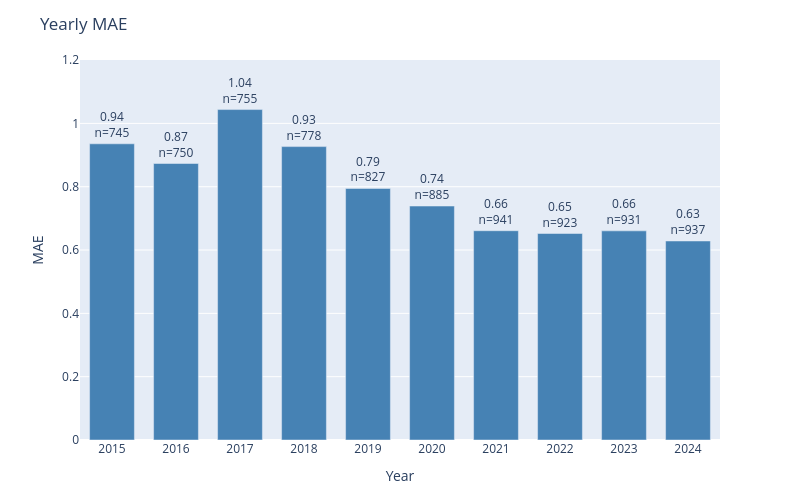

Source (notebook cell):
### Code cell
plot_error_by_group(
    df=results_test,
    y_true_col='actual',
    y_pred_col='prediction',
    date_col='dt_temp',
    group_by='year',
    metric='mae',
    title='Yearly MAE'
)

### Figure 1 — Plotly figure (JSON) as saved in the notebook; plotly's stock layout.template omitted (floating-point values rounded to 4 significant figures)
{"data": [{"marker": {"color": "steelblue"}, "text": ["0.94<br>n=745", "0.87<br>n=750", "1.04<br>n=755", "0.93<br>n=778", "0.79<br>n=827", "0.74<br>n=885", "0.66<br>n=941", "0.65<br>n=923", "0.66<br>n=931", "0.63<br>n=937"], "textposition": "outside", "type": "bar", "x": ["2015", "2016", "2017", "2018", "2019", "2020", "2021", "2022", "2023", "2024"], "y": [0.9356, 0.8733, 1.044, 0.9267, 0.7944, 0.739, 0.661, 0.6522, 0.6606, 0.6286]}], "layout": {"bargap": 0.3, "height": 500, "margin": {"b": 60, "t": 60}, "title": {"text": "Yearly MAE"}, "uniformtext": {"minsize": 8, "mode": "hide"}, "width": 800, "xaxis": {"title": {"text": "Year"}}, "yaxis": {"range": [0, 1.2], "title": {"text": "MAE"}}}}
